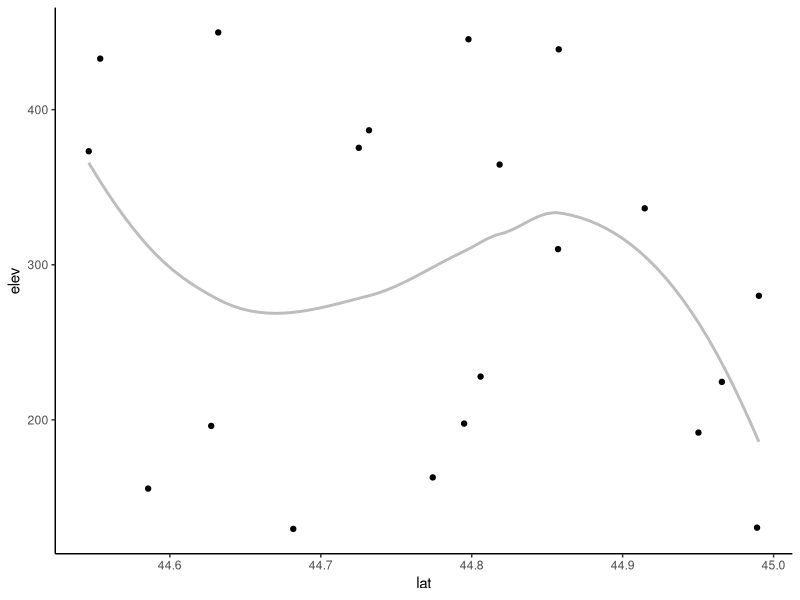
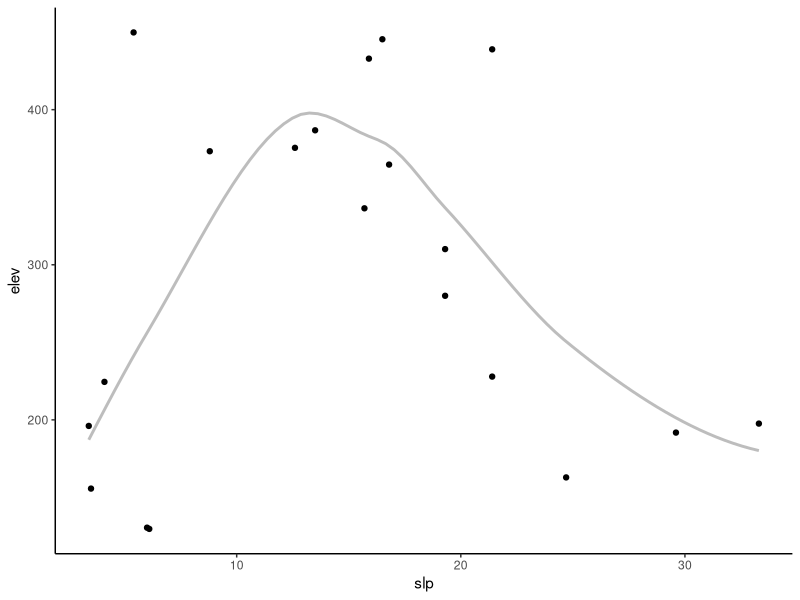
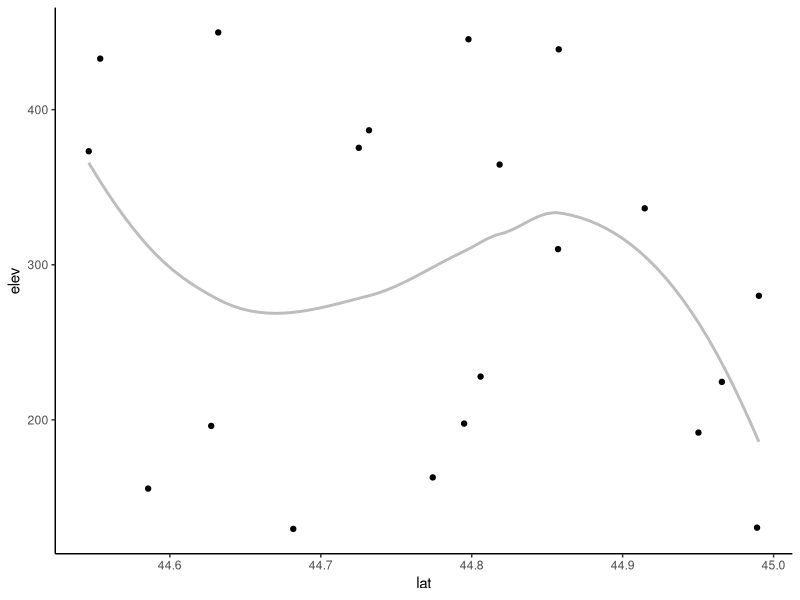
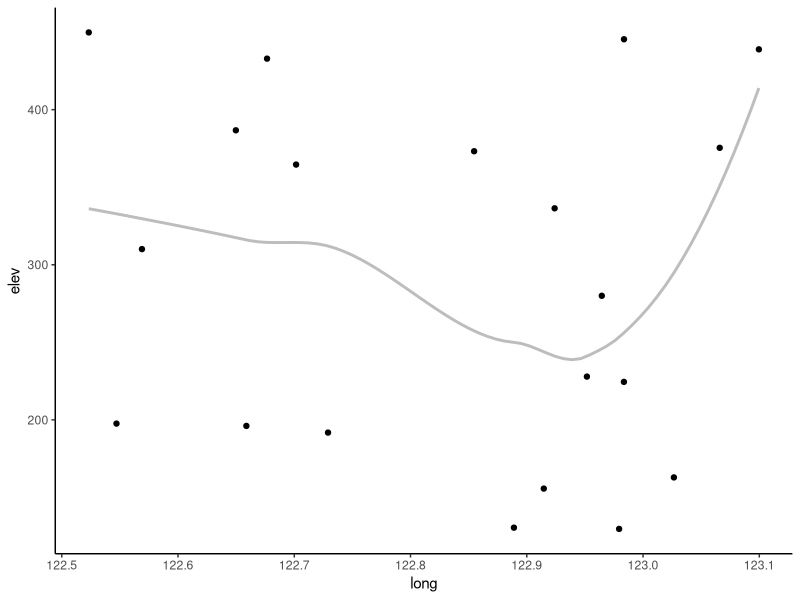
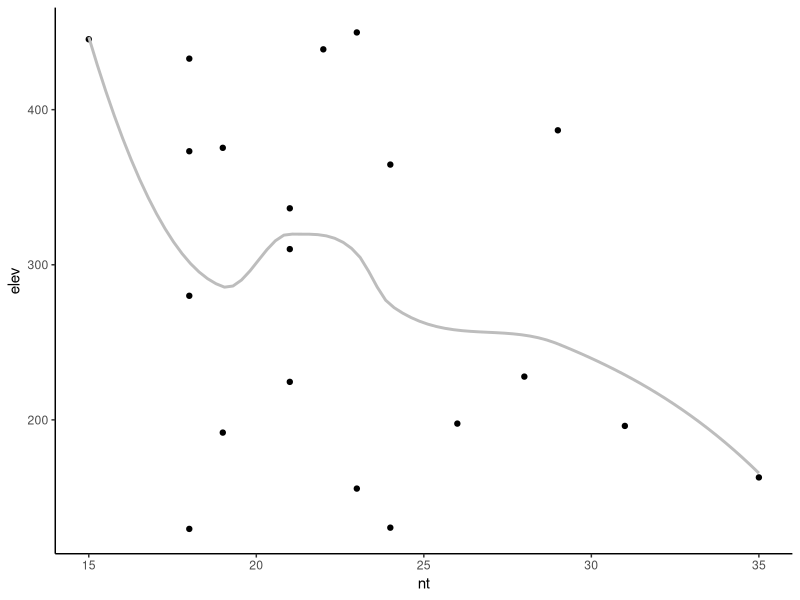
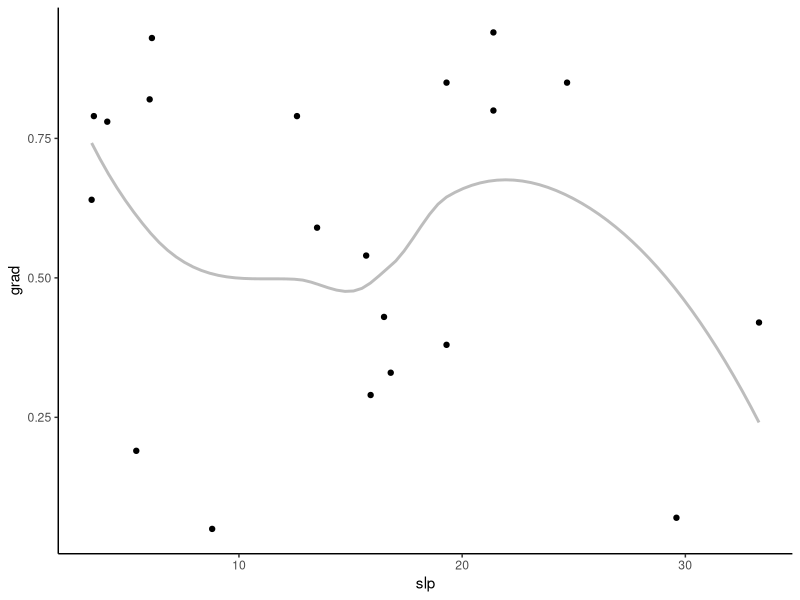
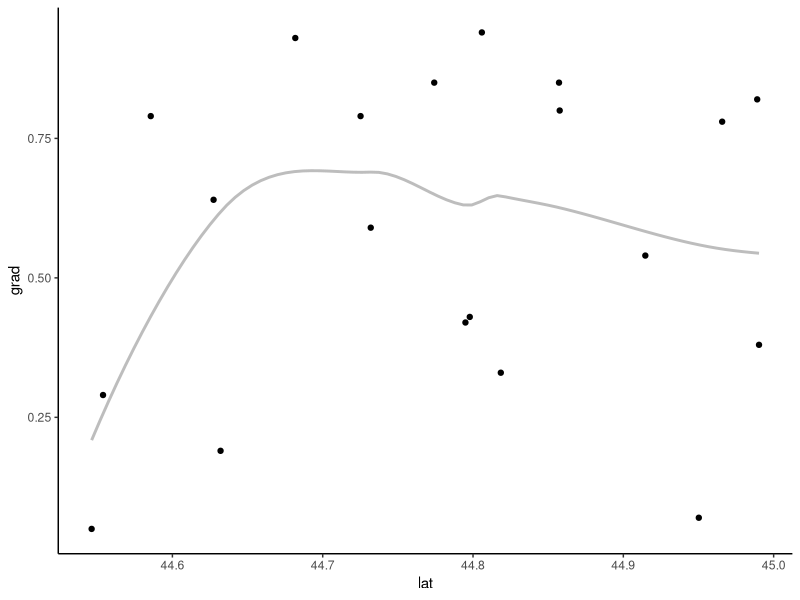
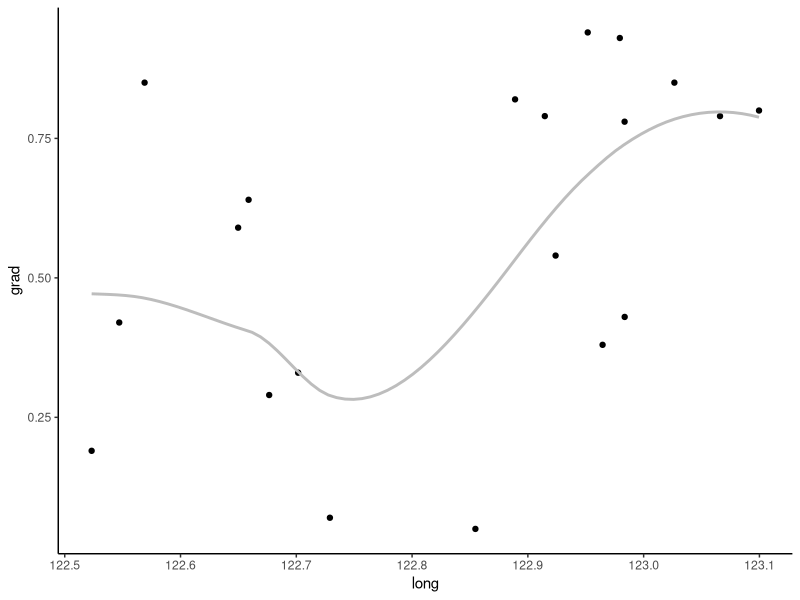

Source code (R) for these figures, in order:
## ---- chunk 1
#| warning: false
#| message: false


library(ggplot2)
library(purrr)
library(cowplot)
## ---- chunk 2
set.seed(16)
dat = data.frame(elev = round( runif(20, 100, 500), 1),
                 resp = round( runif(20, 0, 10), 1),
                 grad = round( runif(20, 0, 1), 2),
                 slp = round( runif(20, 0, 35),1),
                 lat = runif(20, 44.5, 45),
                 long = runif(20, 122.5, 123.1),
                 nt = rpois(20, lambda = 25) )
head(dat)
## ---- chunk 3
response = names(dat)[1:3]
expl = names(dat)[4:7]
## ---- chunk 4
response = set_names(response)
response
## ---- chunk 5
expl = set_names(expl)
expl
## ---- chunk 6

scatter_fun = function(x, y) {
  ggplot(data=dat, aes(x = .data[[x]], y = .data[[y]])) +
    geom_point() +
    geom_smooth(method = "loess",
                se = FALSE,
                color = "grey74") + theme(
                  panel.grid.major = element_blank(),
                  panel.grid.minor = element_blank(),
                  panel.background = element_blank(),
                  axis.line = element_line()
                )
}
## ---- chunk 7
scatter_fun(x = "lat", y = "elev")
## ---- chunk 8
#| warning: false
#| message: false

elev_plots = map(.x = expl, .f = ~scatter_fun(x = .x, y = "elev") )
## ---- chunk 9
#| warning: false
#| message: false

elev_plots
## ---- chunk 10
#| warning: false
#| message: false

all_plots = map(.x = response,
                  .f=~ map(.x = expl, .f = scatter_fun, y = .x))
## ---- chunk 11
#| warning: false
#| message: false

all_plots2 = map(response, function(resp) {
  map(expl, function(expl) {
    scatter_fun(x = expl, y = resp)
  })
})
## ---- chunk 12
#| warning: false
#| message: false

all_plots$grad[1:2]
## ---- chunk 13
#| warning: false
#| message: false

all_plots$grad$long
## ---- chunk 14
#| warning: false
#| message: false

all_plots[[3]][[3]]
## ---- chunk 15
#| warning: false
#| message: false

resp_expl <-  tidyr::expand_grid(expl,response)
resp_expl
## ---- chunk 16
#| warning: false
#| message: false

allplots2 = pmap(.l = resp_expl, .f = ~scatter_fun(x = .x, y = .y) )
## ---- chunk 17
#| warning: false
#| message: false

allplots2_names = pmap(resp_expl, ~ paste0(.x, "_", .y, ".png"))
allplots2_names[1:2]
## ---- chunk 18
#| warning: false
#| message: false

pdf("all_scatterplots.pdf")

## ---- chunk 19
#| warning: false
#| message: false

iwalk(all_plots, ~ {
  pdf(paste0(.y, "_scatterplots.pdf"))
  
})
## ---- chunk 20
#| warning: false
#| message: false

plotnames = imap(all_plots, ~ paste0(.y, "_", names(.x), ".png")) %>%
  flatten()
## ---- chunk 21
#| warning: false
#| message: false

walk2(plotnames,
      flatten(all_plots),
      ~ ggsave(
        filename = .x,
        plot = .y,
        height = 7,
        width = 7
      ))
## ---- chunk 22
#| warning: false
#| message: false

cowplot::plot_grid(plotlist = all_plots[[1]])
## ---- chunk 23
#| warning: false
#| message: false

response_plots = map(all_plots, ~ cowplot::plot_grid(plotlist = .x))
response_plots
